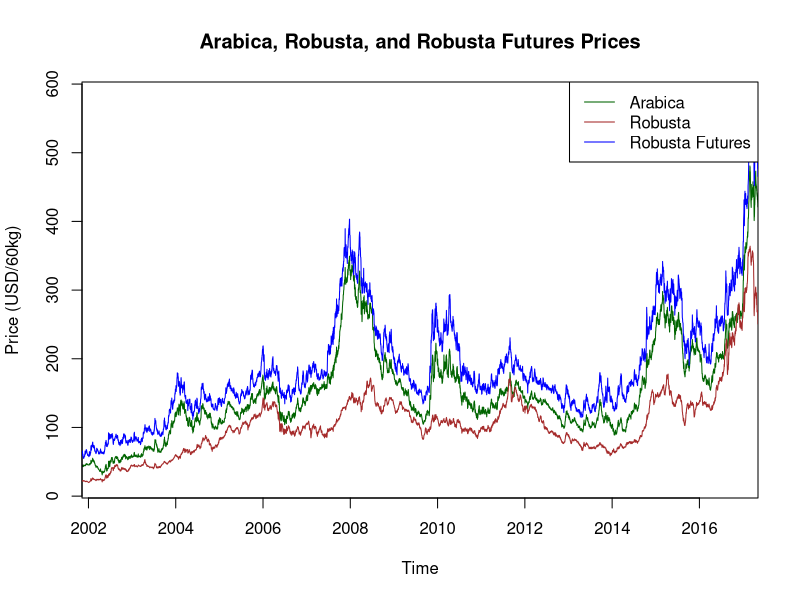
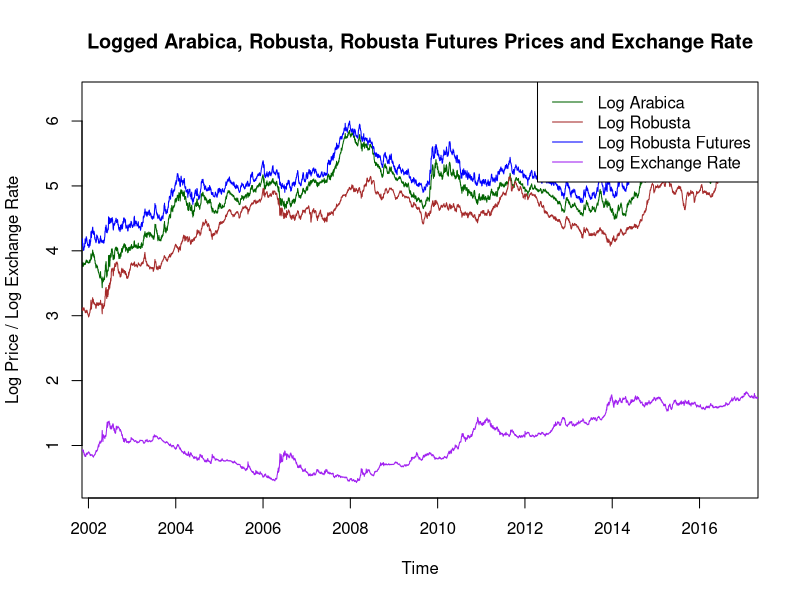

R code for these plots, in order:
##########################################################################################################
#                                   PRE-VAR ANALYSIS
##########################################################################################################



#########################################GRAPHICAL########################################################

###############################################Plot Arabica and 
# Load libraries
library(readr)
library(dplyr)

# Read CSV file (correct filename)
coffee_data <- read_csv("Raw_Data/Coffee_Data_Set.csv")

# Convert Date to Date class
coffee_data <- coffee_data %>%
  mutate(Date = as.Date(Date, format = "%Y-%m-%d"))

# Filter out rows with any NA in key price columns
coffee_data_aligned <- coffee_data %>%
  filter(Date >= as.Date("2001-11-08")) %>%
  filter(Price_Arabica > 0, Price_Robusta > 0)

# Check start and end dates
start_date <- min(coffee_data_aligned$Date)
end_date <- max(coffee_data_aligned$Date)
cat("Data starts on:", start_date, "\nData ends on:", end_date, "\n")

# Time index
coffee_data_aligned <- coffee_data_aligned %>%
  arrange(Date) %>%
  mutate(TimeIndex = as.numeric(Date - start_date) + 1)

# Create time series objects
arabica_ts <- ts(coffee_data_aligned$Price_Arabica,
                 start = c(as.numeric(format(start_date, "%Y")),
                           as.numeric(format(start_date, "%j"))),
                 frequency = 365)

robusta_ts <- ts(coffee_data_aligned$Price_Robusta,
                 start = c(as.numeric(format(start_date, "%Y")),
                           as.numeric(format(start_date, "%j"))),
                 frequency = 365)

robusta_futures_ts <- ts(coffee_data_aligned$Close_USD_60kg,
                         start = c(as.numeric(format(start_date, "%Y")),
                                   as.numeric(format(start_date, "%j"))),
                         frequency = 365)

# Save plot
png("Processed_Data/coffee_prices_with_futures.png", width = 1200, height = 600)

# Plot Arabica
plot(arabica_ts, type = "l", col = "darkgreen", lwd = 1,
     ylab = "Price (USD/60kg)", xlab = "Time",
     main = "Arabica, Robusta, and Robusta Futures Prices",
     xaxs = "i", ylim = range(c(arabica_ts, robusta_ts, robusta_futures_ts), na.rm = TRUE))

# Add Robusta and Futures
lines(robusta_ts, col = "brown", lwd = 1)
lines(robusta_futures_ts, col = "blue", lwd = 1)

# Legend
legend("topright", legend = c("Arabica", "Robusta", "Robusta Futures"),
       col = c("darkgreen", "brown", "blue"), lty = c(1, 1, 1), lwd = 1)

# Close PNG device
dev.off()



###
library(readr)

# Load logged data
log_data <- read_csv("Processed_Data/Log_Data.csv")

# Convert Date to Date class if needed
log_data$Date <- as.Date(log_data$Date)

# Define start date for the time series
start_date <- min(log_data$Date)

# Create time series objects for logged variables
log_arabica_ts <- ts(log_data$log_Price_Arabica,
                     start = c(as.numeric(format(start_date, "%Y")),
                               as.numeric(format(start_date, "%j"))),
                     frequency = 365)

log_robusta_ts <- ts(log_data$log_Price_Robusta,
                     start = c(as.numeric(format(start_date, "%Y")),
                               as.numeric(format(start_date, "%j"))),
                     frequency = 365)

log_robusta_futures_ts <- ts(log_data$log_Close_USD_60kg,
                             start = c(as.numeric(format(start_date, "%Y")),
                                       as.numeric(format(start_date, "%j"))),
                             frequency = 365)

log_ptax_ts <- ts(log_data$log_PTAX,
                  start = c(as.numeric(format(start_date, "%Y")),
                            as.numeric(format(start_date, "%j"))),
                  frequency = 365)

# Save plot
png("Processed_Data/log_coffee_prices_and_exchange_rate.png", width = 1200, height = 600)

# Plot logged Arabica price
plot(log_arabica_ts, type = "l", col = "darkgreen", lwd = 1,
     ylab = "Log Price / Log Exchange Rate", xlab = "Time",
     main = "Logged Arabica, Robusta, Robusta Futures Prices and Exchange Rate",
     xaxs = "i",
     ylim = range(c(log_arabica_ts, log_robusta_ts, log_robusta_futures_ts, log_ptax_ts), na.rm = TRUE))

# Add lines for other logged variables
lines(log_robusta_ts, col = "brown", lwd = 1)
lines(log_robusta_futures_ts, col = "blue", lwd = 1)
lines(log_ptax_ts, col = "purple", lwd = 1)

# Add legend
legend("topright",
       legend = c("Log Arabica", "Log Robusta", "Log Robusta Futures", "Log Exchange Rate"),
       col = c("darkgreen", "brown", "blue", "purple"),
       lty = 1, lwd = 1)

# Close PNG device
dev.off()


##############################################################################################################

